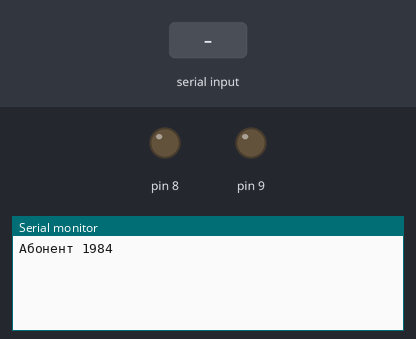
This sketch was run on a simulated Arduino Uno, built with avr-gcc and run on an emulated ATmega328P. Parts: output pins drawn as LEDs (lit = HIGH), the last lines printed to the serial monitor. Inputs (shaded band) come from the test bench.

Above: at 1.2 s.
1.3 s: "1" received over Serial
At 1.7 s:
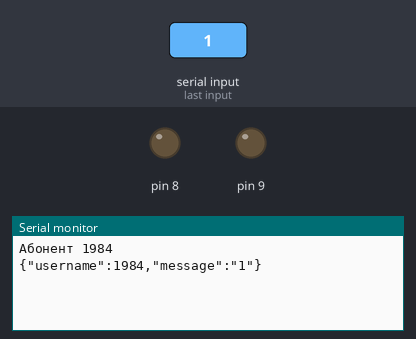
2.8 s: "1" received over the second serial link
At 4.0 s:
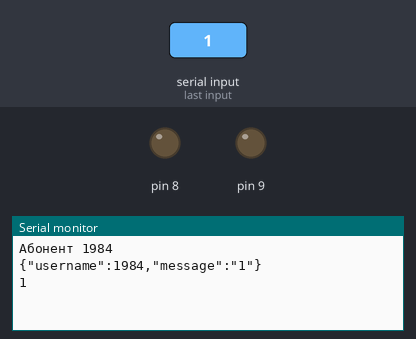

Measured:
- after the input at 1.3 s, the serial monitor: prints a new line after 0.05 s (image 1)
- after the input at 2.8 s, the serial monitor: prints a new line after 0.05 s (image 2)

The sketch:

arduino_sketch.ino
```cpp
#include <SoftwareSerial.h>
#include <ArduinoJson.h>

SoftwareSerial ebyteSerial(10, 11); // RX, TX


String input;
String output;
StaticJsonDocument<1000> jsonDoc;
String jsonString;
int Number = 1984;

void setup()
{
  Serial.begin(9600);
  ebyteSerial.begin(9600);
  Serial.print("Aбонент ");
  Serial.println(Number);
  Serial.setTimeout(50);
  ebyteSerial.setTimeout(50);

  pinMode(8, OUTPUT);
  pinMode(9, OUTPUT);

  digitalWrite(8, LOW);
  digitalWrite(9, LOW);
}

void loop()
{
  if (ebyteSerial.available()) {
      input = ebyteSerial.readString();
      Serial.print(input);
    }
    if (Serial.available()) {
      output = Serial.readString();
      jsonDoc["username"] = Number;
      jsonDoc["message"] = output;

      serializeJson(jsonDoc,Serial);
      serializeJson(jsonDoc,ebyteSerial);
      Serial.println();
      ebyteSerial.println();
    }
}
```
